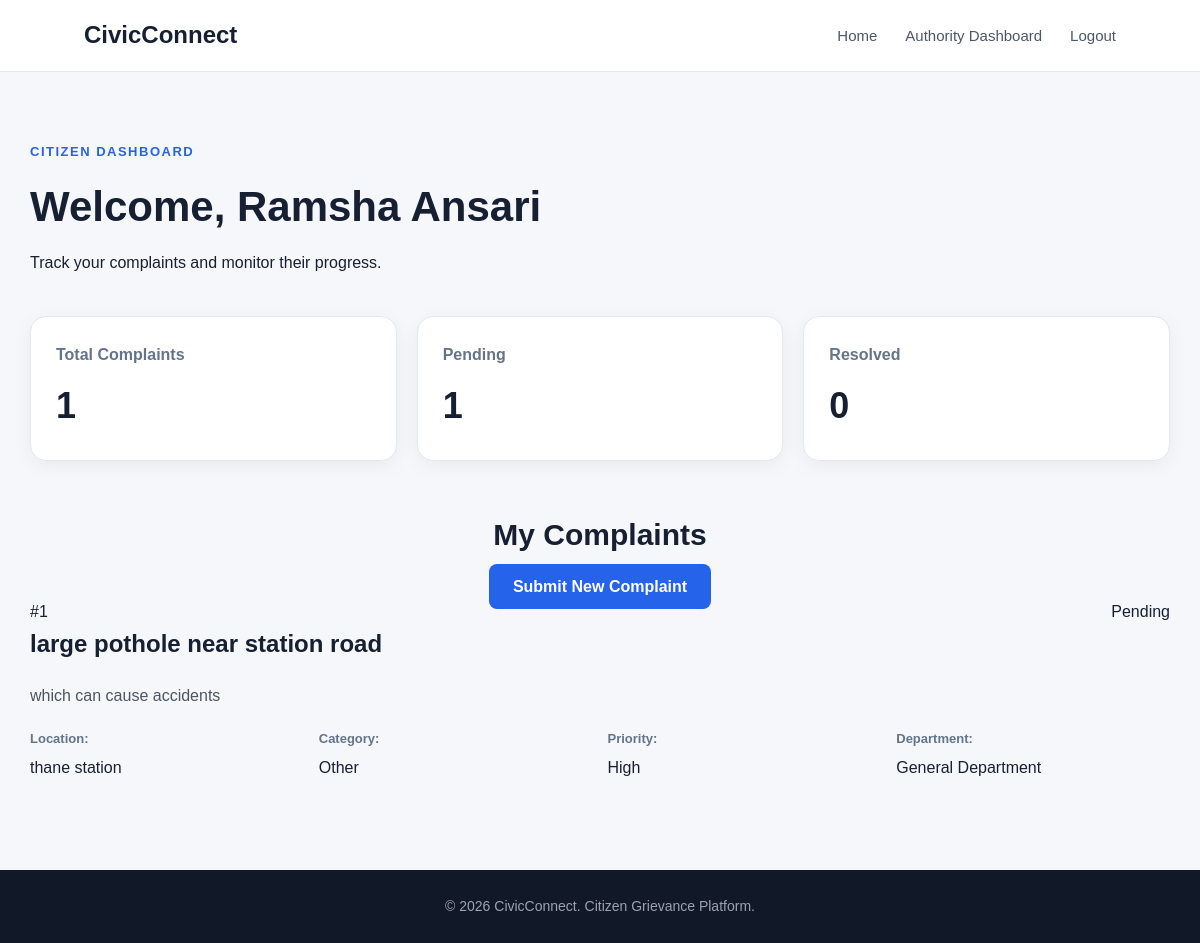
The page /dashboard (signed in) on the database its author committed.
### app.py (models this page shows)
class User(db.Model):
    id = db.Column(db.Integer, primary_key=True)
    name = db.Column(
        db.String(100),
        nullable=False
    )
    email = db.Column(
        db.String(120),
        unique=True,
        nullable=False
    )
    password = db.Column(
        db.String(200),
        nullable=False
    )
    role = db.Column(
        db.String(20),
        default="citizen"
    )

class Complaint(db.Model):
    id = db.Column(
        db.Integer,
        primary_key=True
    )
    user_id = db.Column(
        db.Integer,
        db.ForeignKey("user.id"),
        nullable=False
    )
    name = db.Column(
        db.String(100),
        nullable=False
    )
    email = db.Column(
        db.String(120),
        nullable=False
    )
    title = db.Column(
        db.String(200),
        nullable=False
    )
    description = db.Column(
        db.Text,
        nullable=False
    )
    location = db.Column(
        db.String(200),
        nullable=False
    )
    category = db.Column(
        db.String(100),
        nullable=True
    )
    department = db.Column(
        db.String(100),
        nullable=True
    )
    priority = db.Column(
        db.String(50),
        nullable=True
    )
    status = db.Column(
        db.String(50),
        default="Pending"
    )
    duplicate_of = db.Column(
        db.Integer,
        nullable=True
    )
    duplicate_similarity = db.Column(
        db.Float,
        nullable=True
    )
    user = db.relationship(
        "User",
        backref="complaints"
    )

### app.py (the view)
@app.route("/dashboard")
def dashboard():
    if "user_id" not in session:
        return redirect(
            url_for("login")
        )
    user = User.query.get(
        session["user_id"]
    )
    if user is None:
        session.clear()
        return redirect(
            url_for("login")
        )
    user_complaints = Complaint.query.filter_by(
        user_id=user.id
    ).all()
    total_complaints = len(
        user_complaints
    )
    pending_complaints = Complaint.query.filter_by(
        user_id=user.id,
        status="Pending"
    ).count()
    resolved_complaints = Complaint.query.filter_by(
        user_id=user.id,
        status="Resolved"
    ).count()
    return render_template(
        "dashboard.html",
        user=user,
        complaints=user_complaints,
        total_complaints=total_complaints,
        pending_complaints=pending_complaints,
        resolved_complaints=resolved_complaints
    )

### templates/dashboard.html (shortened to what this page needs)
{% extends "base.html" %}
{% block content %}
<section class="dashboard-page">
    <div class="dashboard-heading">
        <p class="small-heading">
            CITIZEN DASHBOARD
        </p>
        <h1>
            Welcome, {{ user.name }}
        </h1>
        <p>
            Track your complaints and monitor their progress.
        </p>
    </div>
    <div class="dashboard-stats">
        <div class="stat-card">
            <h3>
                Total Complaints
            </h3>
            <p>
                {{ total_complaints }}
            </p>
        </div>
        <div class="stat-card">
            <h3>
                Pending
            </h3>
            <p>
                {{ pending_complaints }}
            </p>
        </div>
        <div class="stat-card">
            <h3>
                Resolved
            </h3>
            <p>
                {{ resolved_complaints }}
            </p>
        </div>
    </div>
    <div class="dashboard-section">
        <div class="section-heading">
            <h2>
                My Complaints
            </h2>
            <a href="{{ url_for('submit_complaint') }}"
               class="btn btn-primary">
                Submit New Complaint
            </a>
        </div>
        {% if complaints %}
            <div class="complaints-list">
                {% for complaint in complaints %}
                    <div class="complaint-card">
                        <div class="complaint-top">
                            <span class="complaint-id">
                                #{{ complaint.id }}
                            </span>
                            <span class="status">
                                {{ complaint.status }}
                            </span>
                        </div>
                        <h2>
                            {{ complaint.title }}
                        </h2>
                        <p class="complaint-description">
                            {{ complaint.description }}
                        </p>
                        <div class="complaint-info">
                            <p>
                                <strong>Location:</strong>
                                {{ complaint.location }}
                            </p>
                            <p>
                                <strong>Category:</strong>
                                {{ complaint.category or "Not assigned yet" }}
                            </p>
                            <p>
                                <strong>Priority:</strong>
                                {{ complaint.priority or "Not assigned yet" }}
                            </p>
                            <p>
                                <strong>Department:</strong>
                                {{ complaint.department or "Not assigned yet" }}
                            </p>
                        </div>
                    </div>
                {% endfor %}
            </div>
        {% endif %}
    </div>
</section>
{% endblock %}

### templates/base.html (shortened to what this page needs)
<!DOCTYPE html>
<html lang="en">
<head>
    <link rel="stylesheet"
          href="{{ url_for('static', filename='css/style.css') }}">
</head>
<body>
    <nav class="navbar">
        <div class="logo">
            CivicConnect
        </div>
        <div class="nav-links">
            <a href="{{ url_for('home') }}">
                Home
            </a>
            {% if session.get("user_id") %}
                {% if session.get("user_role") == "authority" %}
                    <a href="{{ url_for('admin_dashboard') }}">
                        Authority Dashboard
                    </a>
                {% endif %}
                <a href="{{ url_for('logout') }}">
                    Logout
                </a>
            {% endif %}
        </div>
    </nav>
    <main>
        {% block content %}
        {% endblock %}
    </main>
    <footer class="footer">
        <p>
            © 2026 CivicConnect. Citizen Grievance Platform.
        </p>
    </footer>
</body>
</html>

### static/css/style.css (style rules this page uses)
* { margin: 0; padding: 0; box-sizing: border-box; }
body { font-family: Arial, sans-serif; background: #f5f7fb; color: #172033; line-height: 1.6; }
.navbar { height: 72px; padding: 0 7%; display: flex; justify-content: space-between; align-items: center; background: white; border-bottom: 1px solid #e6e9ef; position: sticky; top: 0; z-index: 1000; }
.logo { font-size: 24px; font-weight: bold; }
.nav-links { display: flex; gap: 28px; }
.nav-links a { text-decoration: none; color: #4d5668; font-size: 15px; transition: 0.2s; }
.hero-tag, .small-heading { color: #2563eb; font-size: 13px; font-weight: bold; letter-spacing: 1.5px; }
.btn { padding: 14px 24px; border-radius: 8px; text-decoration: none; font-weight: bold; }
.btn-primary { background: #2563eb; color: white; }
.section-heading { text-align: center; max-width: 650px; margin: auto; }
.section-heading h2, .ai-section h2 { font-size: 40px; margin: 10px 0 15px; }
.footer { padding: 25px 10%; text-align: center; background: #111827; color: #9ca3af; font-size: 14px; }
.dashboard-page { max-width: 1200px; margin: 0 auto; padding: 70px 30px; }
.dashboard-heading { margin-bottom: 40px; }
.dashboard-heading h1 { font-size: 42px; margin: 10px 0; }
.dashboard-stats { display: grid; grid-template-columns: repeat(3, 1fr); gap: 20px; margin-bottom: 50px; }
.stat-card { background: white; border: 1px solid #e2e8f0; border-radius: 16px; padding: 25px; box-shadow: 0 5px 20px rgba(0, 0, 0, 0.05); }
.stat-card h3 { color: #64748b; font-size: 16px; }
.stat-card p { font-size: 36px; font-weight: bold; margin: 10px 0 0; }
.dashboard-section { margin-top: 30px; }
.section-heading h2 { font-size: 30px; }
.complaint-top { display: flex; justify-content: space-between; align-items: flex-start; gap: 20px; }
.complaint-description { margin: 20px 0; color: #4b5563; }
.complaint-info { display: grid; grid-template-columns: repeat(4, 1fr); gap: 15px; margin: 20px 0; }
.complaint-info strong { display: block; font-size: 13px; color: #64748b; margin-bottom: 5px; }

### rows shown on the page
User: name "Ramsha Ansari"
Complaint: id "1", status "Pending", title "large pothole near station road", description "which can cause accidents", location "thane station", category "Other", priority "High", department "General Department"

### other values the page prints
{{ total_complaints }} "1"
{{ pending_complaints }} "1"
{{ resolved_complaints }} "0"
